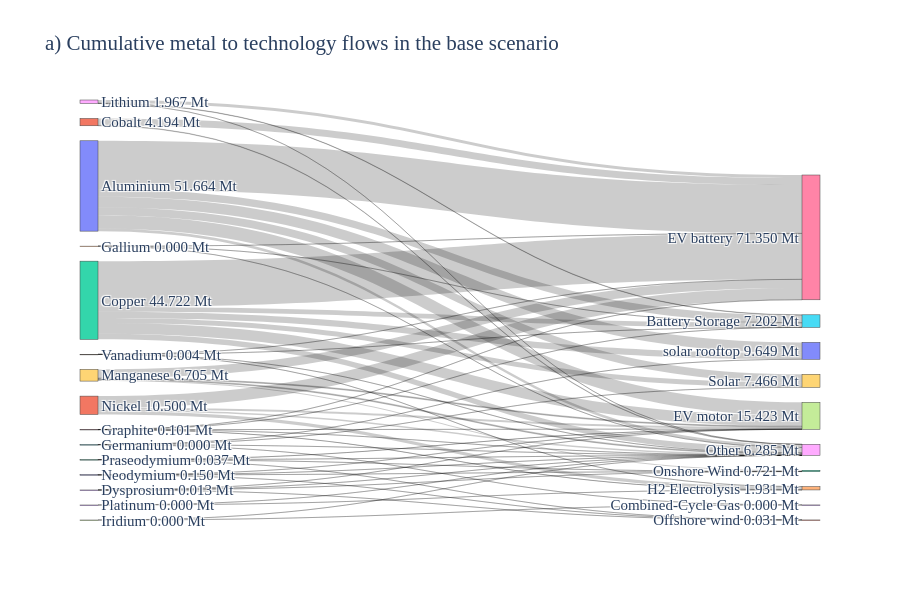

The notebook cell this image was saved under:
### Markdown cell above
### Mineral flow sankeys

### Code cell
network_key = sample_base_2h_irena_phs
df_merged, totals_Mt = compute_mineral_usage(
    network_key,
    n,
    all_minerals,
    "Market share current",
    mineral_intensities,
    tech_scenarios,
)

# assuming `criticality` DataFrame exists and includes
# "GeoPolRisk Characterization Factor [eq. Kg-Cu/Kg]" and a mineral name column
plot_mineral_to_tech_sankey(
    df_merged,
    all_minerals,
    tech_col="carrier_renamed",
    network_name=network_key,
    mode="mass",
    # criticality_df=criticality,
    criticality_min_col=None,  # or the actual mineral name column in your `criticality` DF
    criticality_score_col="GeoPolRisk Characterization Factor [eq. Kg-Cu/Kg]",
    fmt_decimals=3,
    min_tech_share=0.05,
    title="a) Cumulative metal to technology flows in the base scenario",
)

### Figure 1 — Plotly figure (JSON) as saved in the notebook; plotly's stock layout.template omitted (floating-point values rounded to 4 significant figures)
{"data": [{"link": {"customdata": ["Aluminium → Battery Storage: 4.343 Mt", "Aluminium → EV battery: 27.675 Mt", "Aluminium → EV motor: 7.494 Mt", "Aluminium → Other: 1.564 Mt", "Aluminium → Solar: 4.618 Mt", "Aluminium → solar rooftop: 5.969 Mt", "Cobalt → EV battery: 3.976 Mt", "Cobalt → Other: 0.218 Mt", "Copper → Battery Storage: 2.632 Mt", "Copper → EV battery: 26.254 Mt", "Copper → EV motor: 6.138 Mt", "Copper → Other: 3.170 Mt", "Copper → Solar: 2.848 Mt", "Copper → solar rooftop: 3.681 Mt", "Dysprosium → EV motor: 0.006 Mt", "Dysprosium → Offshore wind: 0.002 Mt", "Dysprosium → Onshore Wind: 0.005 Mt", "Dysprosium → Other: 0.000 Mt", "Gallium → Battery Storage: 0.000 Mt", "Gallium → EV battery: 0.000 Mt", "Gallium → Other: 0.000 Mt", "Germanium → Combined-Cycle Gas: 0.000 Mt", "Germanium → Other: 0.000 Mt", "Germanium → Solar: 0.000 Mt", "Germanium → solar rooftop: 0.000 Mt", "Graphite → Battery Storage: 0.008 Mt", "Graphite → EV battery: 0.056 Mt", "Graphite → EV motor: 0.012 Mt", "Graphite → H2 Electrolysis: 0.025 Mt", "Graphite → Other: 0.000 Mt", "Iridium → Combined-Cycle Gas: 0.000 Mt", "Iridium → Other: 0.000 Mt", "Lithium → Battery Storage: 0.218 Mt", "Lithium → EV battery: 1.748 Mt", "Lithium → Other: 0.000 Mt", "Manganese → EV battery: 4.954 Mt", "Manganese → EV motor: 0.526 Mt", "Manganese → Onshore Wind: 0.668 Mt", "Manganese → Other: 0.556 Mt", "Neodymium → EV motor: 0.079 Mt", "Neodymium → Offshore wind: 0.024 Mt", "Neodymium → Onshore Wind: 0.041 Mt", "Neodymium → Other: 0.005 Mt", "Nickel → EV battery: 6.683 Mt", "Nickel → EV motor: 1.143 Mt", "Nickel → H2 Electrolysis: 1.905 Mt", "Nickel → Other: 0.769 Mt", "Platinum → H2 Electrolysis: 0.000 Mt", "Platinum → Other: 0.000 Mt", "Praseodymium → EV motor: 0.024 Mt", "Praseodymium → Offshore wind: 0.004 Mt", "Praseodymium → Onshore Wind: 0.007 Mt", "Praseodymium → Other: 0.002 Mt", "Vanadium → Battery Storage: 0.000 Mt", "Vanadium → EV battery: 0.003 Mt", "Vanadium → H2 Electrolysis: 0.000 Mt", "Vanadium → Other: 0.000 Mt"], "source": [0, 0, 0, 0, 0, 0, 1, 1, 2, 2, 2, 2, 2, 2, 3, 3, 3, 3, 4, 4, 4, 5, 5, 5, 5, 6, 6, 6, 6, 6, 7, 7, 8, 8, 8, 9, 9, 9, 9, 10, 10, 10, 10, 11, 11, 11, 11, 13, 13, 12, 12, 12, 12, 14, 14, 14, 14], "target": [15, 16, 17, 18, 19, 20, 16, 18, 15, 16, 17, 18, 19, 20, 17, 21, 22, 18, 15, 16, 18, 23, 18, 19, 20, 15, 16, 17, 24, 18, 23, 18, 15, 16, 18, 16, 17, 22, 18, 17, 21, 22, 18, 16, 17, 24, 18, 24, 18, 17, 21, 22, 18, 15, 16, 24, 18], "value": [4.343, 27.68, 7.494, 1.564, 4.618, 5.969, 3.976, 0.2183, 2.632, 26.25, 6.138, 3.17, 2.848, 3.681, 0.006447, 0.002387, 0.004606, 3.122e-05, 4.793e-05, 0.0003225, 2.447e-05, 1.695e-05, 4.092e-07, 2.363e-05, 3.055e-05, 0.007721, 0.05613, 0.01183, 0.02527, 0.0003042, 1.221e-06, 2.081e-08, 0.2183, 1.748, 0.0002463, 4.954, 0.5261, 0.6683, 0.5565, 0.0794, 0.0245, 0.04124, 0.005223, 6.683, 1.143, 1.905, 0.7687, 0.0004053, 1.285e-05, 0.02417, 0.004414, 0.006525, 0.001562, 0.0004506, 0.003139, 0.000195, 6.365e-05]}, "node": {"customdata": [51.66, 4.194, 44.72, 0.01347, 0.0003949, 7.154e-05, 0.1013, 1.242e-06, 1.967, 6.705, 0.1504, 10.5, 0.03667, 0.0004181, 0.003848, 7.202, 71.35, 15.42, 6.285, 7.466, 9.649, 0.0313, 0.7207, 1.817e-05, 1.931], "label": ["Aluminium\n51.664 Mt", "Cobalt\n4.194 Mt", "Copper\n44.722 Mt", "Dysprosium\n0.013 Mt", "Gallium\n0.000 Mt", "Germanium\n0.000 Mt", "Graphite\n0.101 Mt", "Iridium\n0.000 Mt", "Lithium\n1.967 Mt", "Manganese\n6.705 Mt", "Neodymium\n0.150 Mt", "Nickel\n10.500 Mt", "Praseodymium\n0.037 Mt", "Platinum\n0.000 Mt", "Vanadium\n0.004 Mt", "Battery Storage\n7.202 Mt", "EV battery\n71.350 Mt", "EV motor\n15.423 Mt", "Other\n6.285 Mt", "Solar\n7.466 Mt", "solar rooftop\n9.649 Mt", "Offshore wind\n0.031 Mt", "Onshore Wind\n0.721 Mt", "Combined-Cycle Gas\n0.000 Mt", "H2 Electrolysis\n1.931 Mt"], "pad": 15, "thickness": 18}, "type": "sankey"}], "layout": {"font": {"family": "Georgia, serif, Arial, sans-serif", "size": 15}, "height": 600, "title": {"text": "a) Cumulative metal to technology flows in the base scenario"}, "width": 900}}
